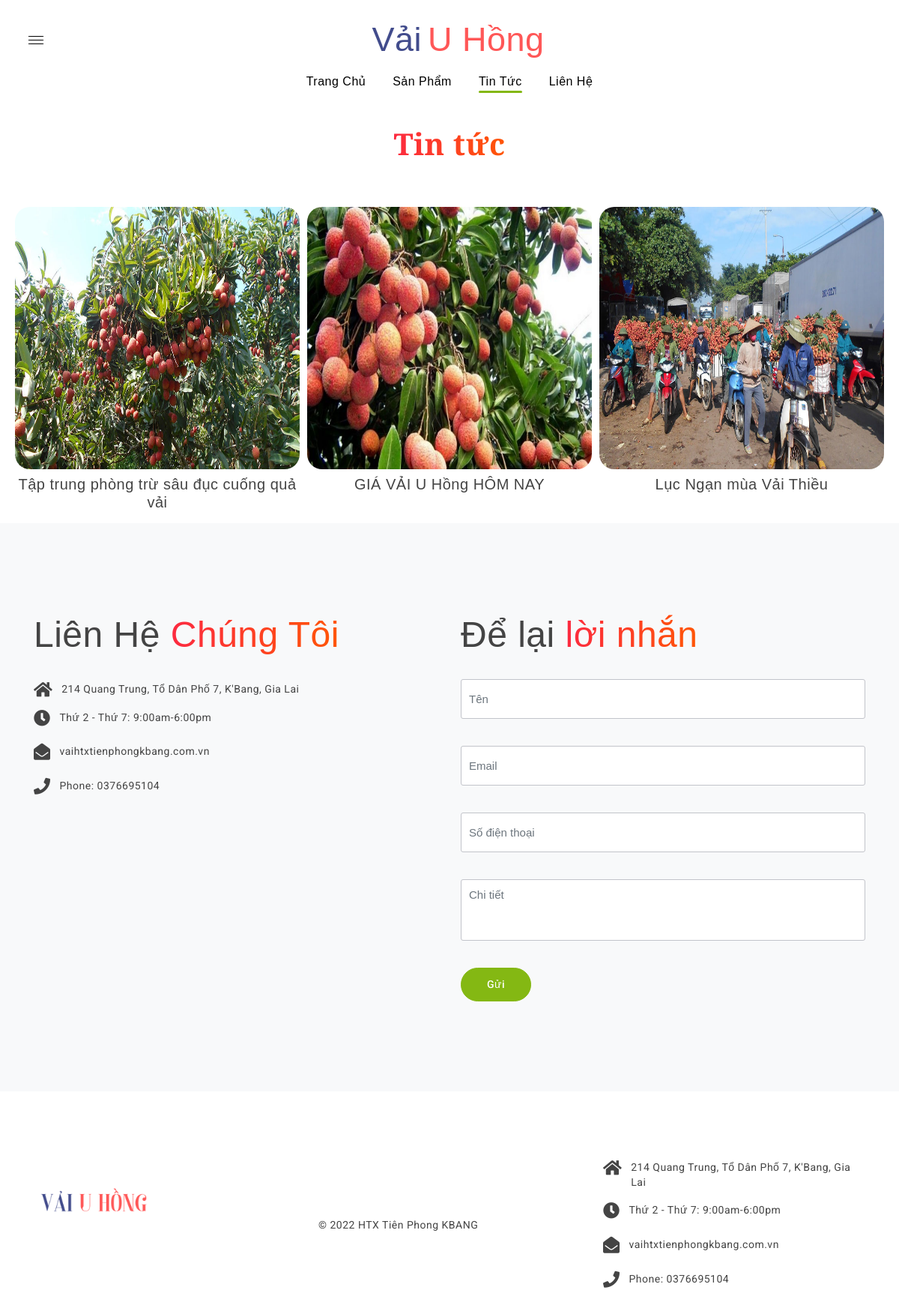
The page /tin-tuc/1 on the database its author committed.
### tables this page shows
CREATE TABLE `db_content` (
  `id` int(11) NOT NULL,
  `title` varchar(255) NOT NULL,
  `alias` varchar(255) NOT NULL,
  `introtext` mediumtext NOT NULL,
  `fulltext` mediumtext NOT NULL,
  `img` varchar(255) NOT NULL,
  `created` datetime NOT NULL,
  `created_by` varchar(50) NOT NULL,
  `modified` datetime NOT NULL,
  `modified_by` varchar(50) NOT NULL,
  `trash` int(1) NOT NULL DEFAULT 1,
  `status` int(1) NOT NULL DEFAULT 1
);

### application/controllers/Tintuc.php (called while the page is built, shortened)
<?php
class Tintuc extends CI_Controller {
    function __construct() {
        $this->load->model('frontend/Mproduct');
        $this->load->model('frontend/Mcategory');
        $this->load->model('frontend/Mcontent');
		$this->load->model('frontend/Mslider');
        $this->data['com']='tintuc';
    }
	public function index(){
		$this->load->library('phantrang');
		$limit=3;
		$current=$this->phantrang->PageCurrent();
		$first=$this->phantrang->PageFirst($limit, $current);
		$total=$this->Mcontent->content_count();
		$a = base_url()."tin-tuc";
		$this->data['strphantrang']=$this->phantrang->PagePer($total, $current, $limit, $url=$a);
        $this->data['list']=$this->Mcontent->content_list_home($limit,$first);
        $this->data['title']='TMĐT - Tin tức';
		$this->data['view']='index';
		$this->load->view('frontend/components/tintuc/index',$this->data);
	}
}

### index.php (called while the page is built, shortened)
<?php
require_once BASEPATH.'core/CodeIgniter.php';

### application/models/frontend/Mcontent.php (called while the page is built, shortened)
<?php if ( ! defined('BASEPATH')) exit('No direct script access allowed');
class Mcontent extends CI_Model {
	public function __construct(){
            $this->table = $this->db->dbprefix('content');
    }
    public function content_list_home($limit,$first){
        $this->db->where('trash', 1);
        $this->db->where('status', 1);
        $this->db->order_by('created', 'desc');
        $query=$this->db->get($this->table, $limit,$first);
        return $query->result_array();
    }
     public function content_count()
    {
        $this->db->where('status', 1);
        $this->db->where('trash', 1);
        $query = $this->db->get($this->table);
        return count($query->result_array());
    }
}

### application/views/frontend/components/tintuc/index.php (the view, shortened to what this page needs)
<!DOCTYPE html>
<html lang="en">
<head>
    <link rel="stylesheet" href="<?php echo base_url() ?>/public/vendor/css/bundle.min.css">
    <link rel="stylesheet" href="<?php echo base_url() ?>/public/vendor/css/revolution-settings.min.css">
    <link rel="stylesheet" href="<?php echo base_url() ?>/public/vendor/css/jquery.fancybox.min.css">
    <link rel="stylesheet" href="<?php echo base_url() ?>/public/vendor/css/owl.carousel.min.css">
    <link rel="stylesheet" href="<?php echo base_url() ?>/public/vendor/css/swiper.min.css">
    <link rel="stylesheet" href="<?php echo base_url() ?>/public/vendor/css/cubeportfolio.min.css">
    <link rel="stylesheet" href="<?php echo base_url() ?>/public/vendor/css/LineIcons.min.css">
    <link rel="stylesheet" href="<?php echo base_url() ?>/public/vendor/css/jquery-ui.bundle.css">
    <link rel="stylesheet" href="<?php echo base_url() ?>/public/vendor/css/select2.min.css">
    <link rel="stylesheet" href="<?php echo base_url() ?>/public/vendor/css/slick-theme.css">
    <link rel="stylesheet" href="<?php echo base_url() ?>/public/vendor/css/slick.css">
    <link rel="stylesheet" href="<?php echo base_url() ?>/public/food/css/style.css">
</head>
<body data-spy="scroll" data-target=".navbar" data-offset="90" class="position-relative">
<div class="wrapper">
<header class="header-with-topbar style-two">
    <div class="top-header-area d-none d-lg-inline-block transparent-bg center-logo">
        <div class="container">
            <div class="row">
                <a href="#home" class="logo link" title="logo">
					<span style="font-size: 45px;font-family: 'Playfair Display', sans-serif;color: #424c8c;">Vải</span><span style="font-size: 45px;font-family: 'Playfair Display', sans-serif;color: #ff5757;margin-left:8px">U Hồng</span>
                </a>
        </div>
        </div>
    </div>
    <nav class="navbar navbar-top-default navbar-expand-lg full-nav center-logo nav-line">
        <div class="container">
            <div class="collapse navbar-collapse d-none d-lg-block">
                <ul class="nav navbar-nav">
                    <li class="nav-item">
                        <a class=" nav-link link" href="<?php echo base_url() ?>trang-chu">Trang chủ</a>
                    </li>
                    <li class="nav-item">
                        <a class=" nav-link link" href="<?php echo base_url() ?>sanpham">Sản phẩm</a>
                    </li>
                </ul>
                <ul class="nav navbar-nav">
                    <li class="nav-item">
                        <a class=" nav-link link active" href="<?php echo base_url() ?>tin-tuc">Tin tức</a>
                    </li>
                    <li class="nav-item">
                        <a class=" nav-link link" href="#contact">Liên hệ</a>
                    </li>
                </ul>
            </div>
            <div class="social_icons">
                <ul>
                    <li><a href="#." class="facebook-bg-hvr"><i class="lni lni-facebook-filled" aria-hidden="true"></i></a> </li>
                    <li><a href="#." class="twitter-bg-hvr"><i class="lni lni-twitter-filled" aria-hidden="true"></i></a> </li>
                    <li><a href="#." class="linkedin-bg-hvr"><i class="lni lni-linkedin" aria-hidden="true"></i></a> </li>
                    <li><a href="#." class="instagram-bg-hvr"><i class="lni lni-instagram" aria-hidden="true"></i></a> </li>
                </ul>
            </div>
            <div class="side-nav-btn" id="sidemenu_toggle">
                <span></span>
                <span></span>
                <span></span>
            </div>
        </div>
    </nav>
</header>
<section class="menu portfolio-three pb-0" id="menu">
    <div class="container">
        <div class="row">
            <div class="col-12 col-md-10 col-lg-8 offset-md-1 offset-lg-2 text-center wow fadeIn" style="visibility: visible; animation-name: fadeIn;">
                <div class="d-inline-block">
                    <h1 class="title main-font text-main my-5 text-gradient" ><strong>Tin tức</strong></h1>
                </div>
            </div>
        </div>
    </div>
        <div class="container-fluid">
            <div class="row m-0">
				<?php foreach ($list as $item) :?>
					<div class="col-md-4 items graphic">
						<div class="item-img">
							<a class="fs-ne2-img" href="<?php echo base_url() ?>tin-tuc/<?php echo $item['alias']; ?>">
								<img style="width: 100%; height: 100%;" src="<?php echo base_url() ?>public/images/posts/<?php echo $item['img']; ?>">
							</a>
						</div>
						<div class=" mt-2 mb-3 text-center">
							<a href="<?php echo base_url() ?>tin-tuc/<?php echo $item['alias']; ?>"> <strong><h5 ><?php echo $item['title']; ?></h5></strong></a>
						</div>
					</div>
				<?php endforeach; ?>
            </div>
        </div>
</section>
<section class="contact-us bg-light" id="contact">
        <div class="container">
            <div class="row pb-0">
                <div class="col-md-6">
                    <div class="contact">
                        <h2 class="text-capitalize mb-30">Liên Hệ <span class="text-gradient"> Chúng tôi</span></h2>
                        <div class="icon-flex">
                        <p class="contact-detail mb-3"><i class="fa fa-home contact-icon"></i> 214 Quang Trung, Tổ Dân Phố 7, K'Bang, Gia Lai</p>
                        </div>
                        <p class="contact-detail"><i class="fa fa-clock contact-icon"></i> Thứ 2 - Thứ 7: 9:00am-6:00pm</p>
                        <p class="contact-detail"><i class="fa fa-envelope-open contact-icon"></i> vaihtxtienphongkbang.com.vn</p>
                        <p class="contact-detail"><i class="fa fa-phone contact-icon"></i> Phone: 0376695104</p>
                    </div>
                    </div>
                <div class="col-md-6">
                    <div class="book-table">
                        <h2 class="table-booking mb-30">Để lại <span class="text-gradient"> lời nhắn</span></h2>
                    </div>
                    <form class="contact-form" id="contact-form-data">
                        <div class="row">
                            <div class="col-md-12 mb-3">
								<input class="form-control m-mb-20" type="text" placeholder="Tên" required="" id="name" name="userName">
                            </div>
                            <div class="col-md-12 mb-3">
								<input class="form-control m-mb-20" type="email" placeholder="Email" required="" id="email" name="userEmail">
                            </div>
							<div class="col-md-12 mb-3">
								<input class="form-control m-mb-20" type="text" placeholder="Số điện thoại" required="" id="phone" name="phone">
                            </div>
                            <div class="col-md-12 mb-3">
								<textarea class="form-control" placeholder="Chi tiết" id="description" name="description"></textarea>
                            </div>
                            <div class="col-md-6 text-center text-md-left">
								<button type="button" onclick="saveLienHe()" class="btn btn-green btn-large btn-rounded d-inline-block contact_btn_1" id="cf-submit" name="submit"><i class="fa fa-spinner fa-spin mr-2 d-none" aria-hidden="true"></i> Gửi</button>
                            </div>
                        </div>
                    </form>
                </div>
                </div>
            </div>
    </section>
    <footer class="footer-sec">
        <div class="container">
            <div class="row">
                <div class="col-md-4">
                    <div class="footer-logo" style="padding-top:30px">
                        <div class="logo-max">
                        <a href="#home" class="logo link" title="logo">
                            <img src="<?php echo base_url() ?>/public/food/img/logo.png" alt="logo" title="Logo" class="logo-default">
                        </a>
                        </div>
                    </div>
                </div>
				<div class="col-md-4 col-sm-12 justify-content-start d-flex">
                    <div class="footer-para" style="padding-top:20px">
                        <div class="contact-social-icon pb-20">
                            <ul class="social-icons mb-0">
                                <li><a href="#." class="facebook-bg-hvr"><i class="lni lni-facebook-filled" aria-hidden="true"></i></a> </li>
                                <li><a href="#." class="twitter-bg-hvr"><i class="lni lni-twitter-filled" aria-hidden="true"></i></a> </li>
                                <li><a href="#." class="linkedin-bg-hvr"><i class="lni lni-linkedin" aria-hidden="true"></i></a> </li>
                                <li><a href="#." class="instagram-bg-hvr"><i class="lni lni-instagram" aria-hidden="true"></i></a> </li>
                            </ul>
                        </div>
                        <p class="copyright-para">© 2022 HTX Tiên Phong <a href="javascript:void(0);" class="grey"> KBANG</a></p>
                    </div>
                </div>
				<div class="col-md-4">
					<div class="contact">
                        <div class="icon-flex">
                       	 <p class="contact-detail mb-3"><i class="fa fa-home contact-icon"></i> 214 Quang Trung, Tổ Dân Phố 7, K'Bang, Gia Lai</p>
                        </div>
                        <p class="contact-detail"><i class="fa fa-clock contact-icon"></i> Thứ 2 - Thứ 7: 9:00am-6:00pm</p>
                        <p class="contact-detail"><i class="fa fa-envelope-open contact-icon"></i> vaihtxtienphongkbang.com.vn</p>
                        <p class="contact-detail"><i class="fa fa-phone contact-icon"></i> Phone: 0376695104</p>
                    </div>
                </div>
            </div>
        </div>
    </footer>
</div>
</body>
</html>

### rows shown on the page
db_content: img (picture), title "Tập trung phòng trừ sâu đục cuống quả vải"
db_content: img (picture), title "GIÁ VẢI U Hồng HÔM NAY"
db_content: img (picture), title "Lục Ngạn mùa Vải Thiều"
